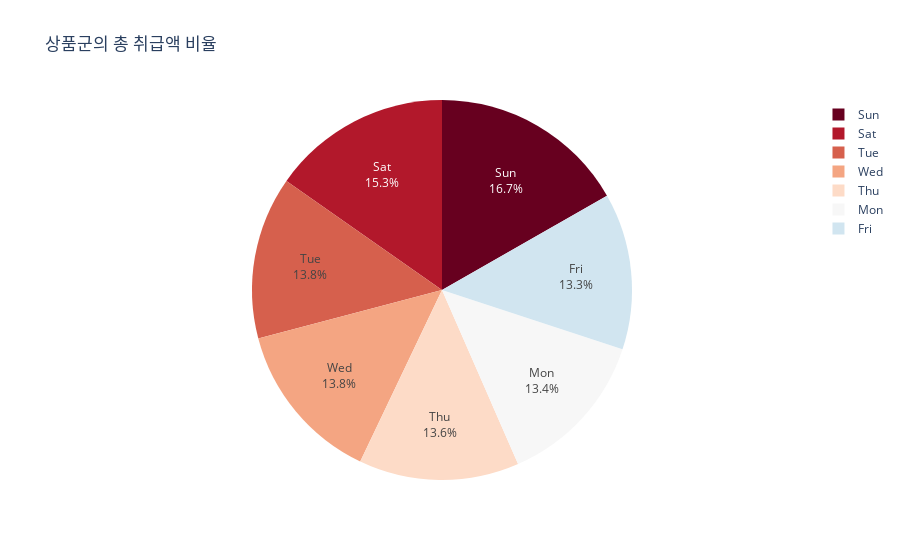

The notebook cell saved with this chart:
### Code cell
fig = px.pie(weekday_group, values='취급액', names=weekday_group.index,
             title='상품군의 총 취급액 비율',
             color_discrete_sequence=px.colors.sequential.RdBu,
            )
fig.update_traces(textposition='inside', textinfo='percent+label')
fig.show()

### Figure 1 — Plotly figure (JSON) as saved in the notebook; plotly's stock layout.template omitted (floating-point values rounded to 4 significant figures)
{"data": [{"domain": {"x": [0, 1], "y": [0, 1]}, "hovertemplate": "요일=%{label}<br>취급액=%{value}<extra></extra>", "labels": ["Fri", "Mon", "Sat", "Sun", "Thu", "Tue", "Wed"], "legendgroup": "", "name": "", "showlegend": true, "textinfo": "percent+label", "textposition": "inside", "type": "pie", "values": [112511521000, 113211536000, 129058504000, 141527843000, 115304816000, 117021704000, 116743171000]}], "layout": {"legend": {"tracegroupgap": 0}, "piecolorway": ["rgb(103,0,31)", "rgb(178,24,43)", "rgb(214,96,77)", "rgb(244,165,130)", "rgb(253,219,199)", "rgb(247,247,247)", "rgb(209,229,240)", "rgb(146,197,222)", "rgb(67,147,195)", "rgb(33,102,172)", "rgb(5,48,97)"], "title": {"text": "상품군의 총 취급액 비율"}}}
